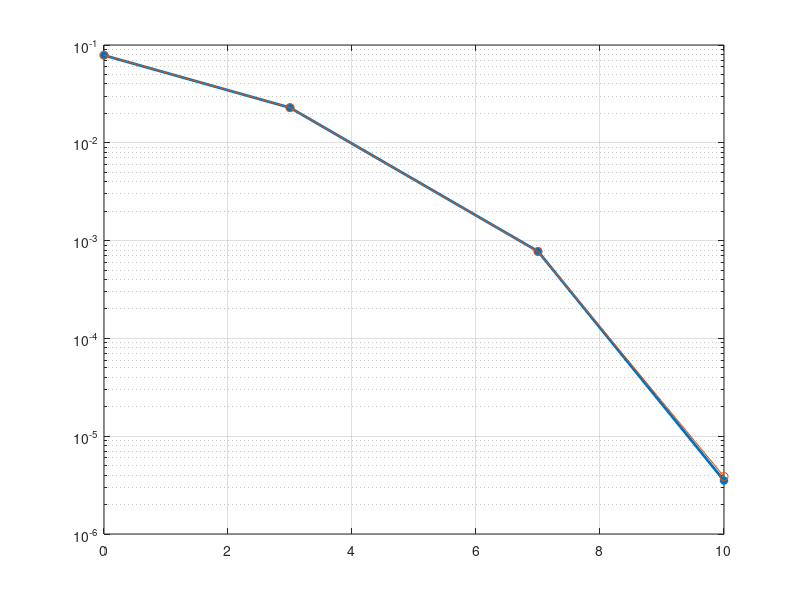

MATLAB code to generate this figure: (Note: this script raises an error after producing the figure.)

clear all
clc
close all

EbNo = [0 3 7 10];                          % Range of SNR in dB (SNR = EbNo)

EbNo_lin = 10.^(EbNo/10);               % SNR in linear scale

M = 2;                                  % Modulation scheme (M = 2 means BPSK)

m = log2(M);                            % Number of bits per symbol

Es = 1;                                 % Symbol energy (it is always 1 for any type of PSK scheme)

sigma = sqrt(Es ./ (2*m*EbNo_lin));     % Noise standard deviation (To scale the noise accordingly)

Nbits = 1000;                           % Number of information bits

mcErrors = 50;                          % Number of maximum errors

frames = 0;                             % Frame count

randomMessage = 1;

bitError = zeros(size(EbNo));           % Empty vector for Bit error

totalErrors = zeros(size(EbNo));        % Empty vector for Total Error

convergence = false;                    % Flag to stop the simulation

while(~convergence)
    
    frames = frames + 1;                        % Increment frame count
    
    for kk = 1:length(EbNo)                     % Loop through all SNR values
        
        if (randomMessage)
            infoBits = randi([0, 1], 1, Nbits);                 % Random message sequence
        else
            load('infoMessage.mat')                             % Hey there!, would you like to go out for a drink?
        end
        
        infoSymbols = 2 * infoBits - 1;                         % BPSK symbols
        
        noise = randn(size(infoSymbols));                       % AWGN Noise
        
        receivedSymbols = infoSymbols + sigma(kk) * noise;      % Received signal
        
        finalBits = sign(receivedSymbols)/2 + 0.5;              % Final estimated bits
        
        bitError(kk) = length(find(infoBits ~= finalBits));     % Bit error for a given SNR
    end
    
    totalErrors = totalErrors + bitError;                       % Total bit error for all the frame
    
    BER = totalErrors / (length(infoBits) * frames);            % Bit error rate (BER)
    
    if (min(totalErrors) > mcErrors)                            % Stopping criteria
        convergence = true;
        sprintf('Simulation completed. The BER for each SNR is:')
        sprintf('%f\n', BER)
    end
end

theoretical_BER = qfunc(sqrt(2*EbNo_lin));                      % Theoretical BER using Q function

figure
semilogy(EbNo, BER, '*-', 'LineWidth', 2)
hold on
semilogy(EbNo, theoretical_BER, 'o-')
grid
h = legend('Simulation', 'Theoretical', 1);
title('Simulation for uncoded BPSK')
xlabel('Eb/No')
ylabel('BER')







